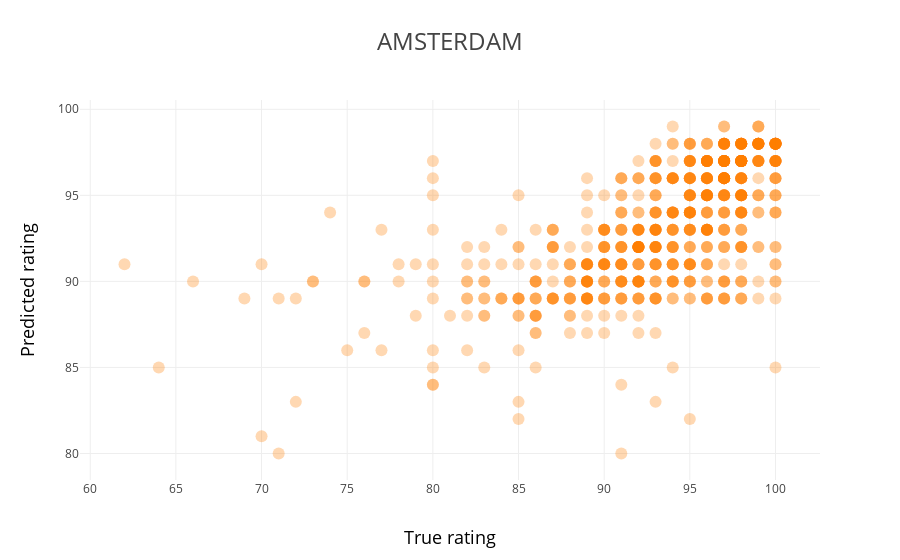

Notebook code for this chart:
### Code cell
#show the prediction vs the truth
data = go.Scatter(
                x = 100 * y_test,
                y = 100 * pred_test,
                mode = 'markers',
                marker = dict(
                            size = 12,
                            color = 'rgba(255, 127, 0, .3)',
                    )
                )
layout =  go.Layout(
                title=city.upper(),
                titlefont=dict(
                            size=24,
                            ),
                xaxis=dict(
                    title='True rating',
                    titlefont=dict(
                        size=18,
                        color='rgb(0, 0, 0)'
                    )
                ),
                yaxis=dict(
                    title='Predicted rating',
                    titlefont=dict(
                        size=18,
                        color='rgb(0, 0, 0)'
                    )
                )
                    )
fig_prediction = go.Figure(data = [data], layout = layout)
    
pyo.iplot(fig_prediction)

### Figure 1 — Plotly figure (JSON) as saved in the notebook; plotly's stock layout.template omitted (floating-point values rounded to 4 significant figures; data arrays with more than 128 entries replaced by an {"elided": "..."} marker saying what was removed)
{"data": [{"marker": {"color": "rgba(255, 127, 0, .3)", "size": 12}, "mode": "markers", "type": "scatter", "uid": "1c331cc1-7bb6-4414-a765-0e45f99e7a5b", "x": {"elided": "683 int values"}, "y": {"elided": "683 int values"}}], "layout": {"title": "AMSTERDAM", "titlefont": {"size": 24}, "xaxis": {"title": "True rating", "titlefont": {"color": "rgb(0, 0, 0)", "size": 18}}, "yaxis": {"title": "Predicted rating", "titlefont": {"color": "rgb(0, 0, 0)", "size": 18}}}}
